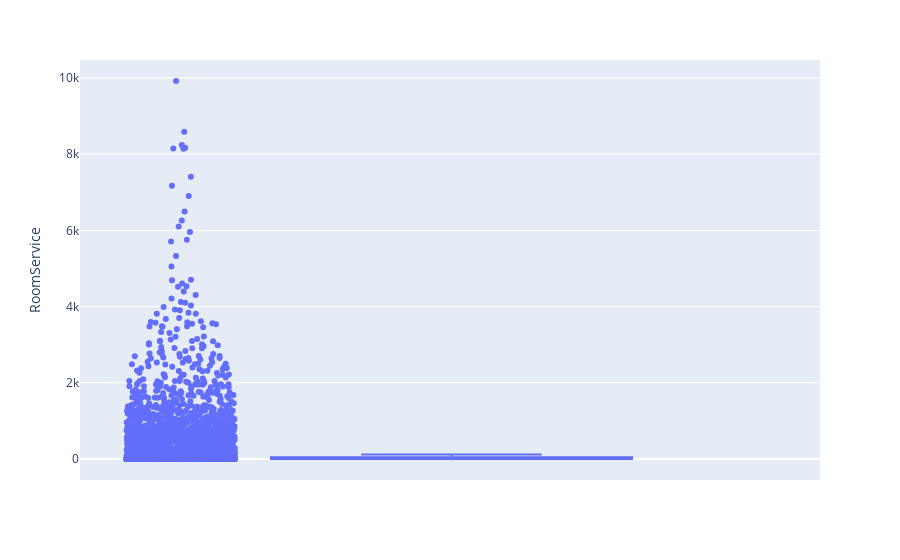
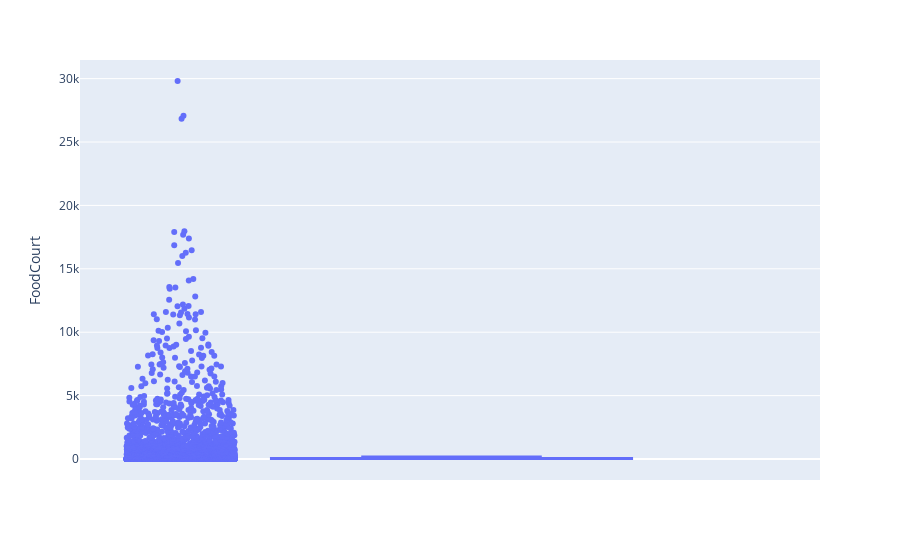
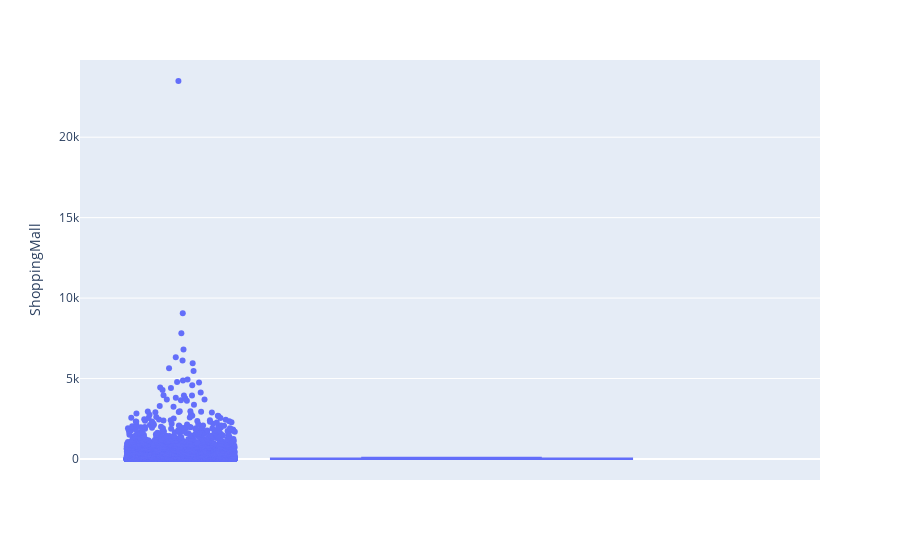
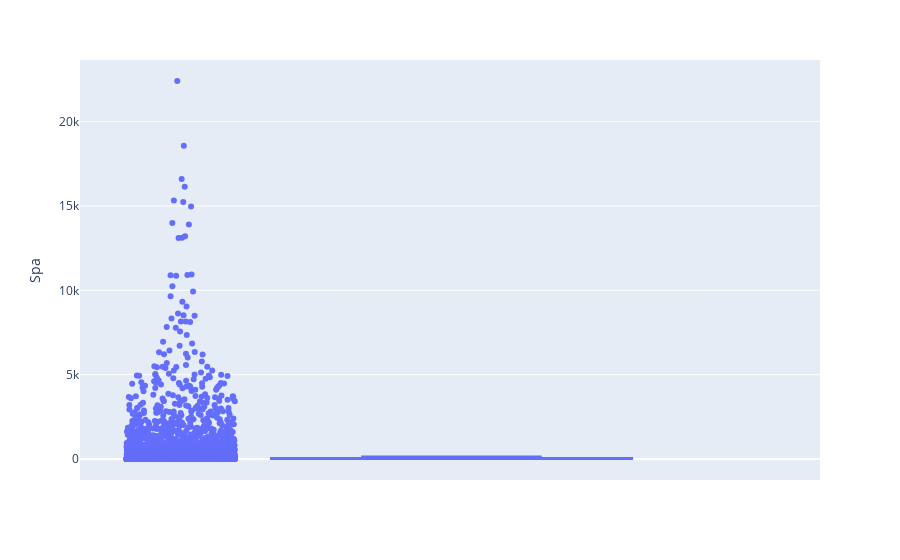

The notebook cell saved with these charts, in order:
### Markdown cell above
# OUTLIERS 
here comes the most crutial part of data preprocessing, i have used plotly to plot graphs, just because it is more cooler and more user interactive

### Code cell
#plotting one of the cool graphs i found in their documentations


fig = px.box(df_train['RoomService'], y="RoomService" , points="all")
fig_1 = px.box(df_train['FoodCourt'], y="FoodCourt" , points="all")
fig_2 = px.box(df_train['ShoppingMall'], y="ShoppingMall" , points="all")
fig_3 = px.box(df_train['Spa'], y="Spa" , points="all")
fig_4 = px.box(df_train['VRDeck'], y="VRDeck" , points="all")
fig.show()
fig_1.show()
fig_2.show()
fig_3.show()
fig_4.show()

### Figure 1 — Plotly figure (JSON) as saved in the notebook; plotly's stock layout.template omitted (floating-point values rounded to 4 significant figures; data arrays with more than 128 entries replaced by an {"elided": "..."} marker saying what was removed)
{"data": [{"alignmentgroup": "True", "boxpoints": "all", "hovertemplate": "RoomService=%{y}<extra></extra>", "legendgroup": "", "marker": {"color": "#636efa"}, "name": "", "notched": false, "offsetgroup": "", "orientation": "v", "showlegend": false, "type": "box", "x0": " ", "xaxis": "x", "y": {"elided": "5536 int values"}, "y0": " ", "yaxis": "y"}], "layout": {"boxmode": "group", "legend": {"tracegroupgap": 0}, "margin": {"t": 60}, "xaxis": {"anchor": "y", "domain": [0, 1]}, "yaxis": {"anchor": "x", "domain": [0, 1], "title": {"text": "RoomService"}}}}

### Figure 2 — Plotly figure (JSON) as saved in the notebook; plotly's stock layout.template omitted (floating-point values rounded to 4 significant figures; data arrays with more than 128 entries replaced by an {"elided": "..."} marker saying what was removed)
{"data": [{"alignmentgroup": "True", "boxpoints": "all", "hovertemplate": "FoodCourt=%{y}<extra></extra>", "legendgroup": "", "marker": {"color": "#636efa"}, "name": "", "notched": false, "offsetgroup": "", "orientation": "v", "showlegend": false, "type": "box", "x0": " ", "xaxis": "x", "y": {"elided": "5536 int values"}, "y0": " ", "yaxis": "y"}], "layout": {"boxmode": "group", "legend": {"tracegroupgap": 0}, "margin": {"t": 60}, "xaxis": {"anchor": "y", "domain": [0, 1]}, "yaxis": {"anchor": "x", "domain": [0, 1], "title": {"text": "FoodCourt"}}}}

### Figure 3 — Plotly figure (JSON) as saved in the notebook; plotly's stock layout.template omitted (floating-point values rounded to 4 significant figures; data arrays with more than 128 entries replaced by an {"elided": "..."} marker saying what was removed)
{"data": [{"alignmentgroup": "True", "boxpoints": "all", "hovertemplate": "ShoppingMall=%{y}<extra></extra>", "legendgroup": "", "marker": {"color": "#636efa"}, "name": "", "notched": false, "offsetgroup": "", "orientation": "v", "showlegend": false, "type": "box", "x0": " ", "xaxis": "x", "y": {"elided": "5536 int values"}, "y0": " ", "yaxis": "y"}], "layout": {"boxmode": "group", "legend": {"tracegroupgap": 0}, "margin": {"t": 60}, "xaxis": {"anchor": "y", "domain": [0, 1]}, "yaxis": {"anchor": "x", "domain": [0, 1], "title": {"text": "ShoppingMall"}}}}

### Figure 4 — Plotly figure (JSON) as saved in the notebook; plotly's stock layout.template omitted (floating-point values rounded to 4 significant figures; data arrays with more than 128 entries replaced by an {"elided": "..."} marker saying what was removed)
{"data": [{"alignmentgroup": "True", "boxpoints": "all", "hovertemplate": "Spa=%{y}<extra></extra>", "legendgroup": "", "marker": {"color": "#636efa"}, "name": "", "notched": false, "offsetgroup": "", "orientation": "v", "showlegend": false, "type": "box", "x0": " ", "xaxis": "x", "y": {"elided": "5536 int values"}, "y0": " ", "yaxis": "y"}], "layout": {"boxmode": "group", "legend": {"tracegroupgap": 0}, "margin": {"t": 60}, "xaxis": {"anchor": "y", "domain": [0, 1]}, "yaxis": {"anchor": "x", "domain": [0, 1], "title": {"text": "Spa"}}}}
